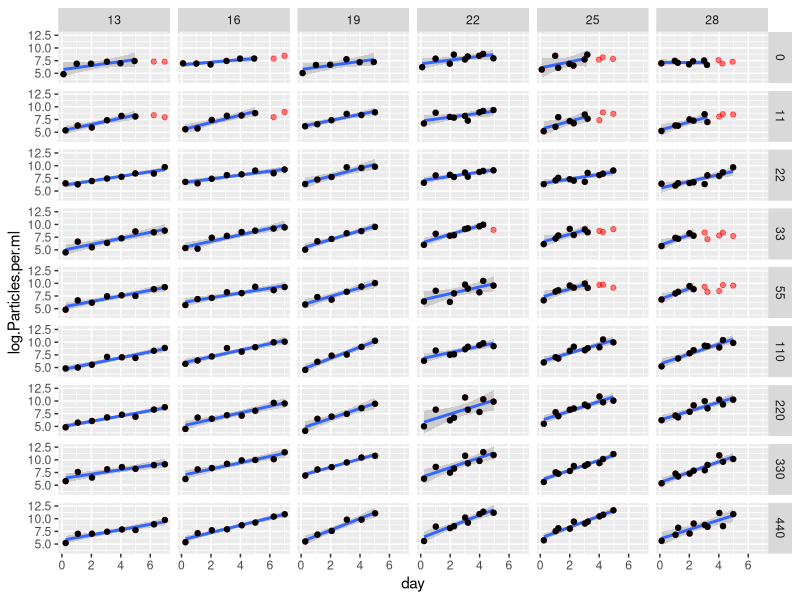
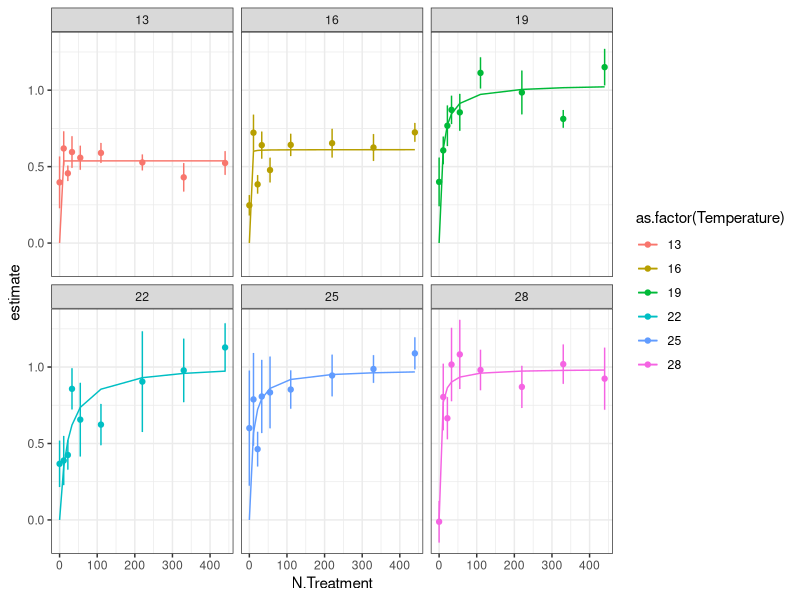
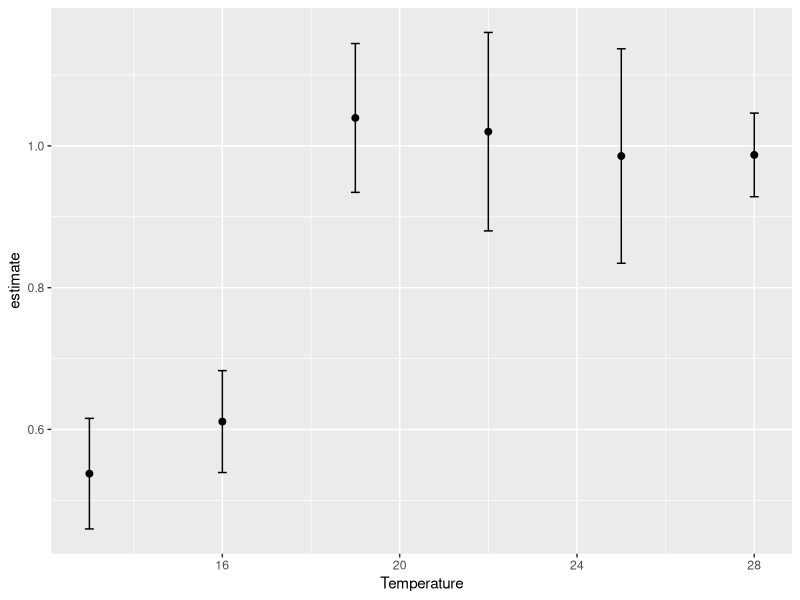
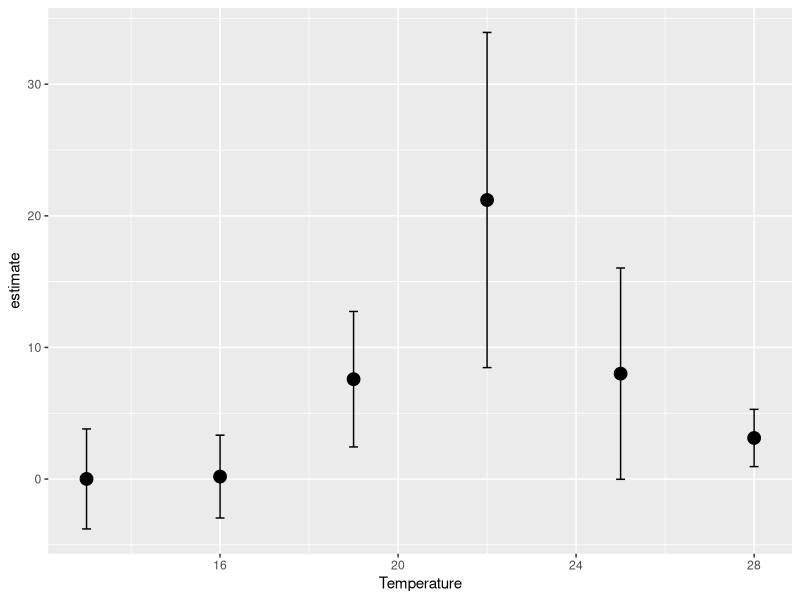
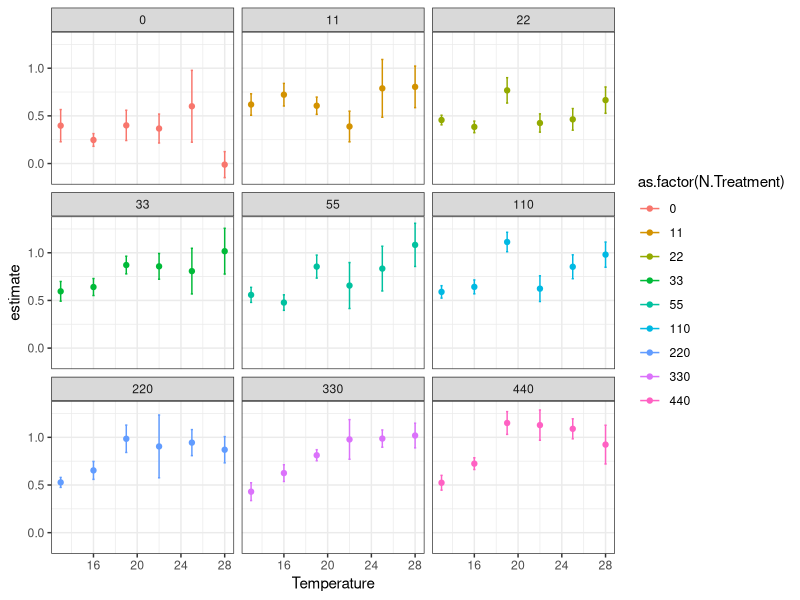

The R source for these figures, in order: (Note: this script raises an error after producing the figures.)
library(tidyverse)
library(broom)
library(minpack.lm)
library(purrr)
library(stringr)

TT <- read_csv("data/monod_data/TT_15_08_24.csv")


#take raw data, add actual N concentrations
TTN<- TT %>% 	
  filter(N.Treatment!=5 | Temperature!=28 | MINUTE!=22) %>% 
  mutate(day = Hours.since.Innoc/24) %>% 
  mutate(log.Particles.per.ml = log(Particles.per.ml+1)) %>% 	
  mutate(N.Treatment = str_replace(N.Treatment, "1", "11")) %>%
  mutate(N.Treatment = str_replace(N.Treatment, "2", "22")) %>% 
  mutate(N.Treatment = str_replace(N.Treatment, "3", "33")) %>%
  mutate(N.Treatment = str_replace(N.Treatment, "4", "55")) %>%
  mutate(N.Treatment = str_replace(N.Treatment, "5", "110")) %>%
  mutate(N.Treatment = str_replace(N.Treatment, "6", "220")) %>%
  mutate(N.Treatment = str_replace(N.Treatment, "7", "330")) %>%
  mutate(N.Treatment = str_replace(N.Treatment, "8", "440")) %>%  
  mutate(N.Treatment = str_replace(N.Treatment, "1105", "55")) %>% 
  mutate(N.Treatment = as.numeric(N.Treatment))

#filter out data where K seems to have been reached beyond the variability expected by noise (quite arbitrary)
TTfiltered<- TT %>% 
	mutate(day = Hours.since.Innoc/24) %>% 
  filter(N.Treatment!=5 | Temperature!=28 | MINUTE!=22) %>% 
  mutate(log.Particles.per.ml = log(Particles.per.ml+1)) %>% 	
	filter( Temperature == 13 & N.Treatment == 8 |
	          Temperature == 13 & N.Treatment == 7 |
	          Temperature == 13 & N.Treatment == 6 | 
	          Temperature == 13 & N.Treatment == 5 |
	          Temperature == 13 & N.Treatment == 4 |
	          Temperature == 13 & N.Treatment == 3 |
	          Temperature == 13 & N.Treatment == 2 |
	          Temperature == 13 & N.Treatment == 1 & day<6 |
	          Temperature == 13 & N.Treatment == 0 & day<6 |
	        Temperature == 16 & N.Treatment == 8 |
				 	Temperature == 16 & N.Treatment == 7 |
				 	Temperature == 16 & N.Treatment == 6 | 
				 	Temperature == 16 & N.Treatment == 5  |
				 	Temperature == 16 & N.Treatment == 4 |
				 	Temperature == 16 & N.Treatment == 3 |
				 	Temperature == 16 & N.Treatment == 2 |
				 	Temperature == 16 & N.Treatment == 1 & day<6 |
				 	Temperature == 16 & N.Treatment == 0 & day<6|
						Temperature == 19 & N.Treatment == 8  |
						Temperature == 19 & N.Treatment == 7  |
						Temperature == 19 & N.Treatment == 6 | 
						Temperature == 19 & N.Treatment == 5 |
						Temperature == 19 & N.Treatment == 4 |
						Temperature == 19 & N.Treatment == 3 |
						Temperature == 19 & N.Treatment == 2 |
						Temperature == 19 & N.Treatment == 1 |
						Temperature == 19 & N.Treatment == 0 |
					Temperature == 22 & N.Treatment == 8 | 
					Temperature == 22 & N.Treatment == 7 |
					Temperature == 22 & N.Treatment == 6 | 
					Temperature == 22 & N.Treatment == 5 |
					Temperature == 22 & N.Treatment == 4 |
					Temperature == 22 & N.Treatment == 3 & day<4.5|
					Temperature == 22 & N.Treatment == 2 |
					Temperature == 22 & N.Treatment == 1 |
					Temperature == 22 & N.Treatment == 0 | 		
						  Temperature == 25 & N.Treatment == 8 |
						  Temperature == 25 & N.Treatment == 7 |
						  Temperature == 25 & N.Treatment == 6 | 
						  Temperature == 25 & N.Treatment == 5 |
						  Temperature == 25 & N.Treatment == 4 & day<3.5 |
						  Temperature == 25 & N.Treatment == 3 & day<3.5 |
						  Temperature == 25 & N.Treatment == 2 |
						  Temperature == 25 & N.Treatment == 1 & day<3.5|
						  Temperature == 25 & N.Treatment == 0 & day<3.5| 		
								Temperature == 28 & N.Treatment == 8 |
								Temperature == 28 & N.Treatment == 7 |
								Temperature == 28 & N.Treatment == 6 | 
								Temperature == 28 & N.Treatment == 5 |
								Temperature == 28 & N.Treatment == 4 & day<3 |
								Temperature == 28 & N.Treatment == 3 & day<3 |
								Temperature == 28 & N.Treatment == 2 |
								Temperature == 28 & N.Treatment == 1 & day<4|
								Temperature == 28 & N.Treatment == 0 & day<3.8) 


#take filtered data, add actual N concentrations, plot monod curves
TTfilteredN<- TTfiltered %>% 	
	mutate(N.Treatment = str_replace(N.Treatment, "1", "11")) %>%
	mutate(N.Treatment = str_replace(N.Treatment, "2", "22")) %>% 
	mutate(N.Treatment = str_replace(N.Treatment, "3", "33")) %>%
	mutate(N.Treatment = str_replace(N.Treatment, "4", "55")) %>%
	mutate(N.Treatment = str_replace(N.Treatment, "5", "110")) %>%
	mutate(N.Treatment = str_replace(N.Treatment, "6", "220")) %>%
	mutate(N.Treatment = str_replace(N.Treatment, "7", "330")) %>%
	mutate(N.Treatment = str_replace(N.Treatment, "8", "440")) %>%  
	mutate(N.Treatment = str_replace(N.Treatment, "1105", "55")) %>% 
	mutate(N.Treatment = as.numeric(N.Treatment))

write_csv(TTfilteredN,"data-processed/TTfilteredN.csv")

#fit a linear model
#fit just lm
TTfilteredN %>%
  ggplot(aes(y=log.Particles.per.ml, x=day))  +
  facet_grid(N.Treatment~Temperature) +
  stat_smooth(method=lm) +
  geom_point(data=TTN, color="red", alpha=0.5) + geom_point()

lmfits<-TTfilteredN %>%
  group_by(N.Treatment, Temperature) %>%
  do(tidy(lm(log.Particles.per.ml~day, data=.)))


#fit monod curve
TT_ks_umax<-lmfits %>%
  filter(term=="day")  %>%
  #filter(N.Treatment!=0) %>%
  group_by(Temperature) %>% 
  mutate(r_estimate=estimate) %>% 
  do(tidy(nls(r_estimate ~ umax* (N.Treatment / (ks+ N.Treatment)),
              data= .,  start=list(ks = 1, umax = 1), algorithm="port", lower=list(c=0.01, d=0),
              control = nls.control(maxiter=500, minFactor=1/204800000))))


TT_ks_umax_pred<-lmfits %>%
  filter(term=="day")  %>%
  #filter(N.Treatment!=0) %>%
  group_by(Temperature) %>% 
  mutate(r_estimate=estimate) %>% 
  do(augment(nls(r_estimate ~ umax* (N.Treatment / (ks+ N.Treatment)),
              data= .,  start=list(ks = 1, umax = 1), algorithm="port", lower=list(c=0.01, d=0),
              control = nls.control(maxiter=500, minFactor=1/204800000))))

#plot monod curve
lmfits %>%
  filter(term=="day")  %>%
  ggplot(aes(x=N.Treatment, y=estimate, color=as.factor(Temperature))) + geom_point() +
  geom_errorbar(aes(ymin=estimate-std.error, ymax=estimate+std.error), width=.2) + theme_bw() +
  geom_line(data=TT_ks_umax_pred, aes(x=N.Treatment, y=.fitted)) +
  facet_wrap(~Temperature)


TT_ks_umax %>%
  filter(term=="umax") %>%
  ggplot(aes(x = Temperature, y = estimate)) + geom_point(size = 2) +
  geom_errorbar(aes(ymin=estimate-std.error, ymax=estimate+std.error), width=.2)

TT_ks_umax %>%
  filter(term=="ks") %>%
  ggplot(aes(x = Temperature, y = estimate)) + geom_point(size = 4) +
  geom_errorbar(aes(ymin=estimate-std.error, ymax=estimate+std.error), width=.2)

lmfits %>%
  filter(term=="day")  %>%
  ggplot(aes(x=Temperature, y=estimate, color=as.factor(N.Treatment))) + geom_point() +
  geom_errorbar(aes(ymin=estimate-std.error, ymax=estimate+std.error), width=.2) + theme_bw() +
  facet_wrap(~N.Treatment)

#pick any 2 points and resample
TTfilteredN <- TTfilteredN %>% 	
  arrange(N.Treatment, Temperature, day)

lines<-data.frame()
for(i in 1:100){
  for (j in 1: length(unique(TTfilteredN$N.Treatment))){
    for (k in 1:length(unique(TTfilteredN$Temperature))){
      onefit<-TTfilteredN %>%
        filter(N.Treatment==unique(TTfilteredN$N.Treatment)[j] & 
                 Temperature==unique(TTfilteredN$Temperature)[k]) %>%
        sample_n(., 2, replace=FALSE) %>%
        do(tidy(lm(log.Particles.per.ml~day, data=.)))
      temp<-data.frame(slope=onefit[2,2],
                       intercept=onefit[1,2],
                       N.Treatment=unique(TTfilteredN$N.Treatment)[j],
                       Temperature=unique(TTfilteredN$Temperature)[k])
      lines<-rbind(lines, temp)
    }
  }
}

grouped_lines<-lines %>%
  group_by(N.Treatment, Temperature) %>%
  summarize(median_slope=median(slope), median_intercept=median(intercept)) 

TTfilteredN %>%
  ggplot(aes(y=log.Particles.per.ml, x=day)) + geom_point() +
  geom_abline(data=grouped_lines, aes(slope=median_slope, intercept=median_intercept)) +
  facet_grid(N.Treatment~Temperature) +
  stat_smooth(method=lm)


#try fitting exponential curve to each leg of data collection
#subset to only data > 3000
#fit exponential to every point above 3000, take a mean and sd of that estimate.
#this is a pseudoreplicate, but allows some estimation of sampling error.

init<-TTfilteredN %>% 	
  filter(DAY=="0") 

TTfilteredN <- TTfilteredN %>% 	
  mutate(log.Particles.per.ml = log(Particles.per.ml+1)) %>% 	
  arrange(N.Treatment, Temperature, day)  %>%
  group_by(N.Treatment, Temperature) %>% 
  mutate(start=head(Particles.per.ml, 1), log.start=head(log.Particles.per.ml, 1))

logmaxcells<-log(2000)
TTfittedlineperobs<-TTfilteredN %>%
  filter(log.Particles.per.ml>logmaxcells) %>% 	
  group_by(N.Treatment, Temperature, day) %>% 
  do(tidy(lm(I(log.Particles.per.ml-log.start) ~ 0 + day, data= .)))

TTfittedlineinit<-TTfilteredN %>%
  filter(log.Particles.per.ml>logmaxcells) %>% 	
  select(log.start)

TTfittedlineperobs_w_init<-cbind(TTfittedlineperobs, TTfittedlineinit)
  
TTfilteredN %>%
  ggplot(aes(x=day, y=log.Particles.per.ml)) + geom_point() + 
  facet_wrap(N.Treatment~Temperature) + 
  geom_abline(data=TTfittedlineperobs_w_init, aes(slope=estimate, intercept=log.start))

write_csv(TTfittedlineperobs_w_init, "data-processed/TT_fitted_r_per_obs.csv")


#
#
#
# working in non-logged data, fitting exponential curve

TTfilteredN %>% 
	group_by(Temperature, N.Treatment) %>% 
	do(tidy(nls(Particles.per.ml ~ 400 * exp(a*day), #N0e^rt
							data= .,  start=list(a=0.7),
							control = nls.control(maxiter=100, minFactor=1/204800000)))) %>% 
	ungroup() %>% 
  filter(term=="a") %>%
	ggplot(aes(x = N.Treatment, y = estimate, color = factor(N.Treatment))) + geom_point(size = 4) +
	geom_line() + theme_bw() + facet_wrap( ~ Temperature)
ggsave("figures/TT_monod_curves.png")

TT_r <- TTfilteredN %>% 
	group_by(Temperature, N.Treatment) %>% 
	do(tidy(nls(Particles.per.ml ~ 75 * (1+a)^(day),
							data= .,  start=list(a=0.01),
							control = nls.control(maxiter=100, minFactor=1/204800000)))) 

write_csv(TT_r, "data-processed/fitted_r_TT_from_2015.csv")


TTfilteredN %>% 
	group_by(Temperature, N.Treatment) %>% 
	do(tidy(nls(Particles.per.ml ~ 75 * (1+a)^(day),
							data= .,  start=list(a=0.01),
							control = nls.control(maxiter=100, minFactor=1/204800000)))) %>% 
	ggplot(aes(x = Temperature, y = estimate, color = factor(N.Treatment))) + geom_point(size = 2) +
	geom_line() + theme_bw()
ggsave("figures/TT_TPC_by_nitrate_curves.png", length=5, width=5)

#set up the bootstrapping
for (j in c(13, 16, 19, 22, 25, 28)){
  for (k in c(0, 11, 22, 33, 55, 110, 220, 440)){
    test<-subset(TTfilteredN, TTfilteredN$Temperature==j & TTfilteredN$N.Treatment==k)
    boot_r<-1:100
    for(i in 1:100){
      mod<-sample_n(test, length(test$day)-1) %>%
        do(tidy(nls(Particles.per.ml ~ 75 * (1+a)^(day),
                    data= .,  start=list(a=0.01),
                    control = nls.control(maxiter=100, minFactor=1/204800000))))
      boot_r[i]<-mod$estimate
      name<-data.frame(a=boot_r, Temperature=test$Temperature[1], N.Treatment=test$N.Treatment[1], run=1:100)
      assign(paste("TTboot_r_unique", test$Temperature[1], test$N.Treatment[1], sep ="_"), name)
    }
  }
}

# bind all of the objects that start with boot_r_unique_!
TT_unique_boots<-do.call("rbind", mget(ls(pattern="TTboot_r_unique"))) %>%
  select(a, Temperature, N.Treatment, run) %>%
  mutate(Species="TT")

write_csv(as.data.frame(TT_unique_boots), "data-processed/TT_unique_boots.csv")


#plot the bootstrapped data - monod
TT_unique_boots %>% 
  group_by(Temperature, N.Treatment) %>% 
  ggplot(aes(x = N.Treatment, y = a, color = factor(N.Treatment))) + geom_point(size = 2) +
  geom_line() + theme_bw() + facet_wrap( ~ Temperature) + 
  stat_summary(mapping = aes(x = N.Treatment, y = a),
    fun.ymin = function(z) { quantile(z,0.05) },
    fun.ymax = function(z) { quantile(z,0.95) },
    fun.y = median, pch=1, size = 0.5, colour="black")
ggsave("figures/TT_monod_bootstrap.png")

#plot the bootstrapped data - TPC by N
TT_unique_boots %>% 
  group_by(Temperature, N.Treatment) %>% 
  ggplot(aes(x = Temperature, y = a, color = factor(N.Treatment))) + geom_point(size = 2) +
  theme_bw() + 
  stat_summary(mapping = aes(x = Temperature, y = a, group = N.Treatment),
               fun.ymin = function(z) { quantile(z,0.05) },
               fun.ymax = function(z) { quantile(z,0.95) },
               fun.y = median, pch=1, size = 0.5, geom="line")

#fit monod curve to each bootstrap
TT_ks_umax_boot<-TT_unique_boots %>%
  filter(N.Treatment!=0) %>%
  group_by(Temperature, run) %>% 
  mutate(r_estimate=a) %>% 
  do(tidy(nls(r_estimate ~ umax* (N.Treatment / (ks+ N.Treatment)),
              data= .,  start=list(ks = 1, umax = 1), algorithm="port", lower=list(c=0, d=0),
              control = nls.control(maxiter=500, minFactor=1/204800000))))

write_csv(TT_ks_umax_boot, "data-processed/TT_ks_umax_boot.csv")


#plot monod curves with fitted line
TT_ks_umax_fitted<-TT_unique_boots %>%
  filter(N.Treatment!=0) %>%
  group_by(Temperature, run) %>% 
  mutate(r_estimate=a) %>% 
  do(augment(nls(r_estimate ~ umax* (N.Treatment / (ks+ N.Treatment)),
                 data= .,  start=list(ks = 1, umax = 1), algorithm="port", lower=list(c=0, d=0),
                 control = nls.control(maxiter=100, minFactor=1/204800000))))

TT_unique_boots %>% 
  group_by(Temperature) %>% 
  ggplot(aes(x = N.Treatment, y = a, color = factor(N.Treatment))) + geom_point(size = 2) +
  theme_bw() + facet_wrap( ~ Temperature) + 
  geom_line(data=TT_ks_umax_fitted, aes(x=N.Treatment, y=.fitted, color=as.factor(run))) 
ggsave("figures/TT_monod_fitted_bootstrapped.png")

#Joey - can you help make this nice?

#get range of ks and umax for each temp
TT_summ_ks_umax<-TT_ks_umax_boot %>%
  #filter(term=="ks") %>% 
  group_by(Temperature, term) %>% 
  summarize(., mn=median(estimate), uci=quantile(estimate, 0.95), lci=quantile(estimate, 0.05))

TT_summ_ks_umax %>%
  ggplot(aes(x = Temperature, y = mn)) + geom_point(size = 2) +
  facet_wrap( ~ term, scales = "free") +
  geom_errorbar(aes(ymin=lci, ymax=uci), width=.2)
ggsave("figures/TT_ks_umax_boot.png")


#previous coding working in linear data

#plot monod curves with error
linear_r<-TTfilteredN %>% 
  mutate(Particles.per.ml = log(Particles.per.ml+100)) %>% 
  filter(day>0.5) %>% 
  group_by(N.Treatment, Temperature) %>% 
  do(tidy(lm(Particles.per.ml ~ day, data=.))) 
linear_r %>% 
  filter(term=="day") %>% 
  ggplot(aes(x = N.Treatment, y = estimate, color = factor(N.Treatment))) + geom_point(size = 4) +
  theme_bw() + facet_wrap( ~ Temperature) + 
  geom_errorbar(aes(ymin=estimate-std.error, ymax=estimate+std.error), width=.2)

write_csv(linear_r, "data-processed/TT_r_lm.csv")
ggsave("figures/TT_monod_curves.png")

#plot linear fit over raw data
TTlinear_r_aug<- TTfilteredN %>% 
  mutate(Particles.per.ml = log(Particles.per.ml+1)) %>% 
  #filter(day>1.5) %>% 
  group_by(N.Treatment, Temperature) %>% 
  do(augment(lm(Particles.per.ml ~ day, data=.))) 

TTN %>% 
  mutate(Particles.per.ml = log(Particles.per.ml+1)) %>% 
  #filter(N.Treatment==55) %>% 
  ggplot(data = ., aes(x = day, y = Particles.per.ml, color = factor(N.Treatment))) + 
  geom_point() +
  facet_wrap( ~ Temperature, scales = "free") + geom_line() + 
  geom_line(data=subset(TTlinear_r_aug, TTlinear_r_aug$N.Treatment==55), aes(x=day, y=.fitted, colour=factor(N.Treatment)))
#geom_line(data=linear_r_aug, aes(x=day, y=.fitted, colour=factor(N.Treatment)))

TTN %>% 
  mutate(Particles.per.ml = log(Particles.per.ml+1)) %>% 
  filter(Temperature==28) %>% 
  ggplot(data = ., aes(x = DAY, y = Particles.per.ml, color = factor(N.Treatment))) + 
  geom_point() +
  facet_wrap( ~ N.Treatment) + geom_line() + 
  geom_line(data=subset(TTlinear_r_aug, TTlinear_r_aug$Temperature==28), aes(x=day, y=.fitted, colour=factor(N.Treatment)))
#geom_line(data=linear_r_aug, aes(x=day, y=.fitted, colour=factor(N.Treatment)))

ggsave("figures/TT_linear_R_fits.png")


#fitting monod curve -------
TT_r_lm<-read_csv("data-processed/TT_r_lm.csv") #read in the data

TT_ks_umax<-TT_r_lm %>%
  filter(N.Treatment!=0) %>%
  filter(term=="day") %>% 
  #filter(Temperature==22) %>% 
  group_by(Temperature) %>% 
  mutate(r_estimate=estimate) %>% 
  do(tidy(nls(r_estimate ~ umax* (N.Treatment / (ks+ N.Treatment)),
              data= .,  start=list(ks = 1, umax = 1), algorithm="port", lower=list(c=0, d=0),
              control = nls.control(maxiter=500, minFactor=1/204800000))))
write_csv(TT_ks_umax, "data-processed/TT_ks_umax.csv")


TT_ks_umax_fitted<-TT_r_lm %>%
  filter(N.Treatment!=0) %>%
  filter(term=="day") %>% 
  group_by(Temperature) %>% 
  mutate(r_estimate=estimate) %>% 
  do(augment(nls(r_estimate ~ umax* (N.Treatment / (ks+ N.Treatment)),
                 data= .,  start=list(ks = 1, umax = 1), algorithm="port", lower=list(c=0, d=0),
                 control = nls.control(maxiter=100, minFactor=1/204800000))))

#plot monod curves with fitted line
linear_r %>% 
  filter(term=="day") %>% 
  filter(N.Treatment!=0) %>%
  ggplot(aes(x = N.Treatment, y = estimate, color = factor(N.Treatment))) + geom_point(size = 4) +
  theme_bw() + facet_wrap( ~ Temperature) + 
  geom_errorbar(aes(ymin=estimate-std.error, ymax=estimate+std.error), width=.2) + 
  geom_line(data=TT_ks_umax_fitted, aes(x=N.Treatment, y=.fitted), color=1) 
ggsave("figures/TT_monod_fitted.png")

#stat_function(fun = function(x) test$umax[3]*(x / (test$ks[3]+ x)))
#joey please help me draw line from a dataframe that parse out over plots by temperature

TT_ks_umax %>%
  filter(term=="umax") %>%
  ggplot(aes(x = Temperature, y = estimate)) + geom_point(size = 2) +
  geom_errorbar(aes(ymin=estimate-std.error, ymax=estimate+std.error), width=.2)

TT_ks_umax %>%
  filter(term=="ks") %>%
  ggplot(aes(x = Temperature, y = estimate)) + geom_point(size = 4) +
  geom_errorbar(aes(ymin=estimate-std.error, ymax=estimate+std.error), width=.2)


# plot R-star ------------
#R* = mKs / umax - m
#
#set m at 0.1
TT_umax<- TT_ks_umax %>%
  filter(term=="umax") 
TT_ks<- TT_ks_umax %>%
  filter(term=="ks") 
m<-rep(0.1, 6)
TT_umax$rstar<-m * TT_ks$estimate / (TT_umax$estimate - m)
TT_umax %>%
  ggplot(aes(x = Temperature, y = rstar)) + geom_point(size = 4) 

#next redo this by pulling 1000 iterations from umax and k estimates with norm dist with se
#write a function to draw random numbers with a boundary of 0:
rtnorm <- function(n, mean, sd, a = -Inf, b = Inf){
  qnorm(runif(n, pnorm(a, mean, sd), pnorm(b, mean, sd)), mean, sd)
}

TT_rstar_norm_summ<-data.frame(median=1:6, lci=1:6, uci=1:6, Temperature=TT_ks$Temperature)
for(i in 1:length(TT_umax$estimate)){
  rstar_norm<-(rtnorm(n=100, mean=TT_ks$estimate[i], sd=TT_ks$std.error[i], a=0, b=Inf)*m)/
    (rnorm(100, mean=TT_umax$estimate[i], sd=TT_umax$std.error[i])-m)
  TT_rstar_norm_summ[i,c(1:3)]<-quantile(rstar_norm, c(0.5, 0.05, 0.95))
}
write_csv(TT_rstar_norm_summ, "data-processed/TT_rstar.csv")
